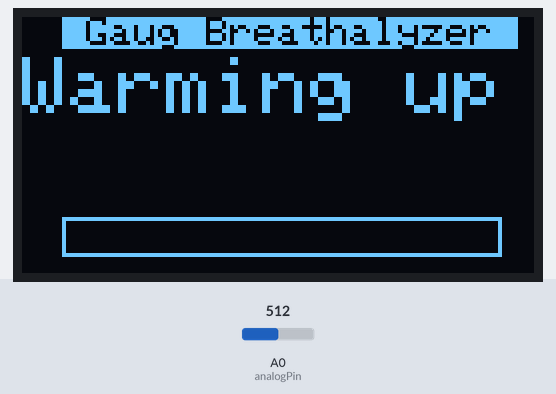
The sketch below on a simulated Arduino Uno, built with avr-gcc and run on an emulated ATmega328P. Parts: 128×64 one-colour display. Inputs (shaded band) come from the test bench; at power-on: A0 (analogPin) = 512.

Above: at 0.2 s.
At 27.2 s:
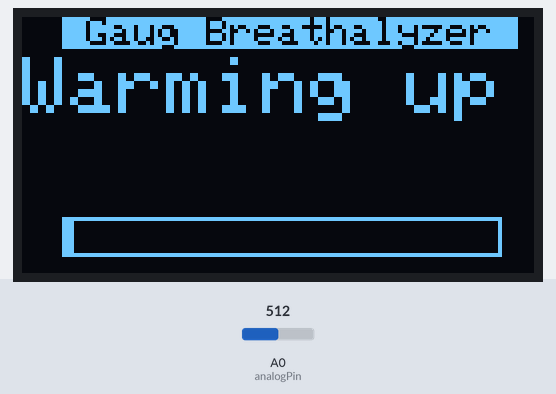
At 45.2 s:
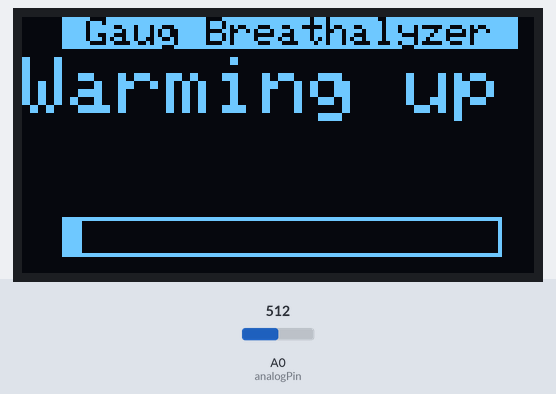
At 63.2 s:
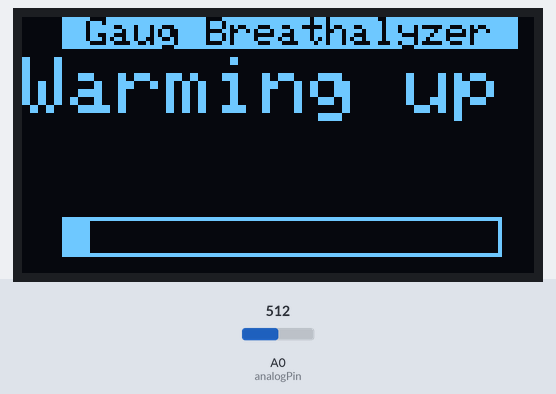
At 90.1 s:
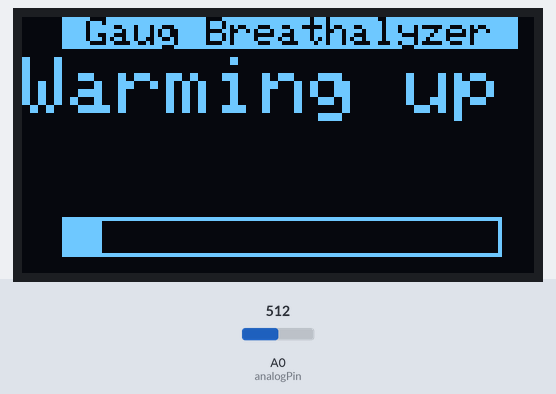
At 126.1 s:
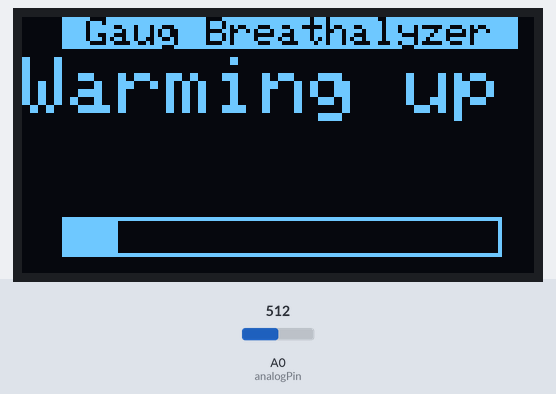

The sketch:

breathalyzer.ino
```cpp
//Copied by The Gaugfather
// thanks to https://www.electronics-lab.com/project/arduino-breathalyzer-using-mq3-gas-sensor-oled-display/


#include <SPI.h>
#include <Wire.h>
#include <Adafruit_GFX.h>
#include <Adafruit_SSD1306.h>


#define OLED_RESET 4
int TIME_UNTIL_WARMUP = 900; //5;
unsigned long time;


int analogPin = 0;
int val = 0;
Adafruit_SSD1306 display(OLED_RESET);


void setup()   {

 display.begin(SSD1306_SWITCHCAPVCC, 0x3C);
 display.clearDisplay();
}


void loop() {

  delay(100);

  val = readAlcohol();
  printTitle();
  printWarming();

  time = millis()/1000;

  if(time<=TIME_UNTIL_WARMUP)
  {
    time = map(time, 0, TIME_UNTIL_WARMUP, 0, 100);
    display.drawRect(10, 50, 110, 10, WHITE); //Empty Bar
    display.fillRect(10, 50, time,10,WHITE);
  }else
  {
     printTitle();
     printAlcohol(val);
     printAlcoholLevel(val);
  }
  display.display();

}


void printTitle()
{
  display.clearDisplay();
  display.setTextSize(1);
  display.setTextColor(BLACK,WHITE);
  display.setCursor(10,0);
  display.println(" Gaug Breathalyzer ");
}

void printWarming()
{
  display.setTextSize(2);
  display.setTextColor(WHITE);
  display.setCursor(0,10);
  display.println("Warming up");
}

void printAlcohol(int value)
{
  display.setTextSize(2);
  display.setTextColor(WHITE);
  display.setCursor(0,12);
  display.println(val);
}

void printAlcoholLevel(int value)
{
  display.setTextSize(1);
  display.setTextColor(WHITE);
  display.setCursor(42,15);

  String step1 = " 1/3 -  Sober!";
  //String step2 = " +1 Cheers!";
  String step2 = " 2/3 - Cheers!";
  //String step4 = " 2/3 - Naked!";
  String step3 = " 3/3 - Drunk!";

  if(value<280)
  {
      display.println(step1);
  }
  //if (value>=200 && value<280)
  //{
  //    display.println(step2);
 // }
  //if (value>=280 && value<350)
  if (value >=280 && value <525)
  {
      display.println(step2);
  }
  //if (value>=350 && value <550)
  //{
      //display.println(step4);
  //}
  if(value>=525)
  {
     display.println(step3);
  }
 }

 int readAlcohol()
 {
  int val = 0;
  int val1;
  int val2;
  int val3;


  display.clearDisplay();
  val1 = analogRead(analogPin);
  delay(10);
  val2 = analogRead(analogPin);
  delay(10);
  val3 = analogRead(analogPin);

  val = (val1+val2+val3)/3;
  return val;
 }
```
